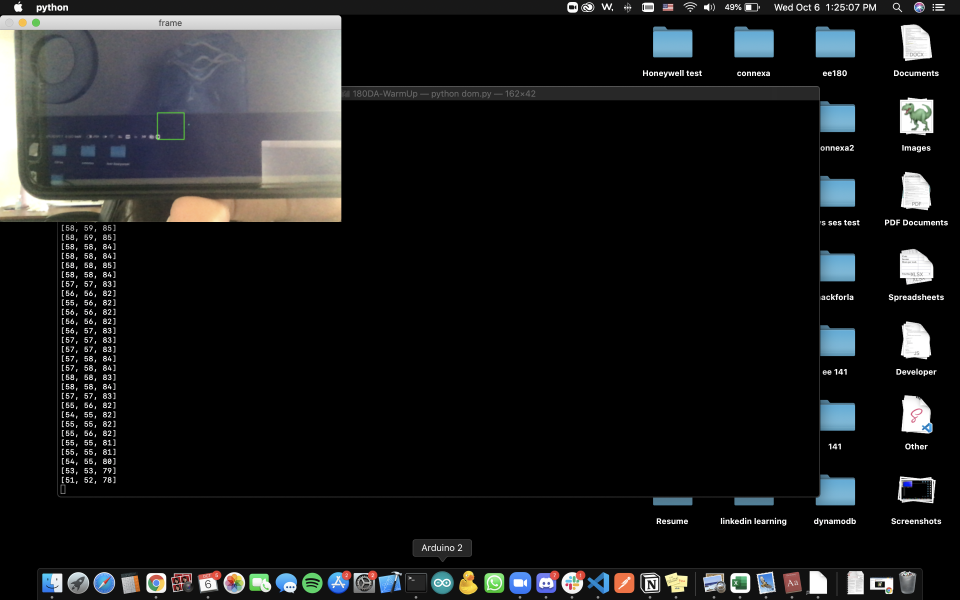
#> input picture pic1.png, 2880 x 1800 px, given in place of the camera (shown at 1/3 size)
$ python object.py
#> lines starting #> are read from the running program, lines starting #| are printed output that depends on the picture; after the words box and inside, x2 and y2 are one past the last pixel; in counts of white or black regions, pixels touching at a corner belong together
#> further down, frame is the input picture: shape (1800, 2880, 3); mean B, G, R 28.1, 27.6, 26.6
'''
Source:
https://docs.opencv.org/3.0-beta/doc/py_tutorials/py_gui/py_video_display/py_video_display.html
https://docs.opencv.org/3.4.15/da/d97/tutorial_threshold_inRange.html
https://stackoverflow.com/questions/47574173/how-can-i-draw-a-rectangle-around-a-colored-object-in-open-cv-python

'''

import cv2
import numpy as np
cap = cv2.VideoCapture(0)
def rescale_frame(frame, percent=75):
#> called with percent = 40
    width = int(frame.shape[1] * percent/ 100)
#> width = 1152
    height = int(frame.shape[0] * percent/ 100)
#> height = 720
    dim = (width, height)
#> dim = (1152, 720)
    return cv2.resize(frame, dim, interpolation =cv2.INTER_AREA)
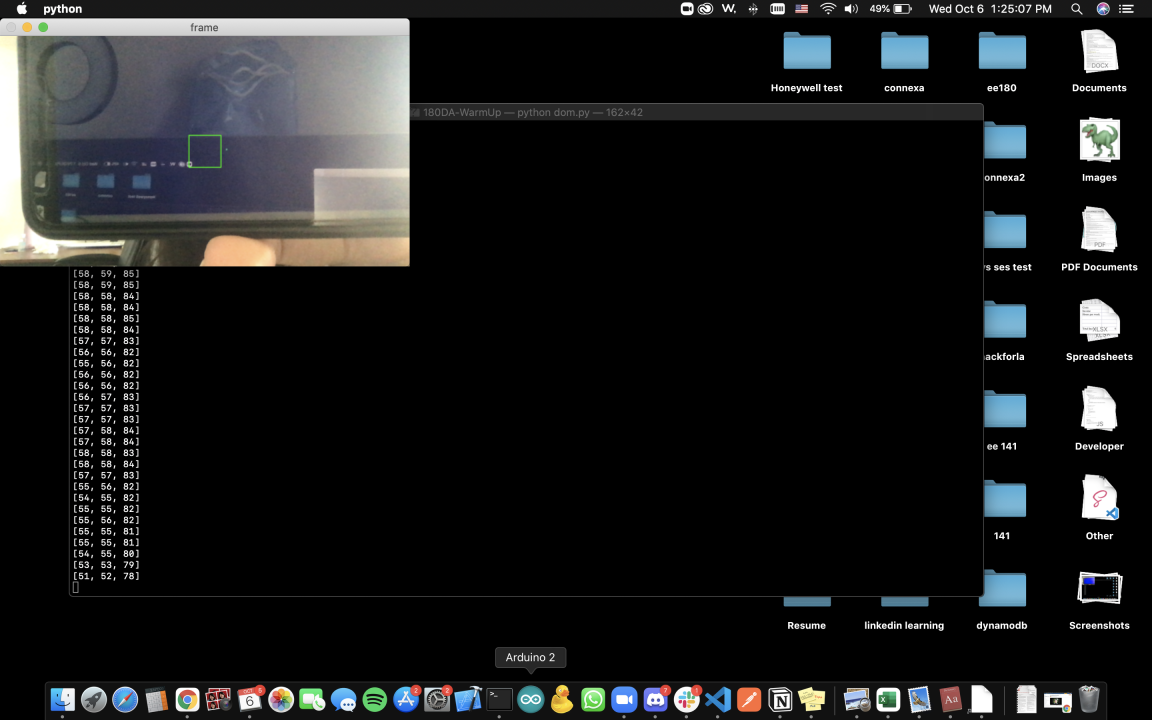
#> returned value: shape (720, 1152, 3); mean of channels 0, 1, 2 28.1, 27.5, 26.5; drawn as B, G, R
while(1):
    _, frame = cap.read()
    frame = rescale_frame(frame, percent=40)
    hsv = cv2.cvtColor(frame, cv2.COLOR_BGR2HSV)
#> hsv: shape (720, 1152, 3); mean H, S, V 13.3, 9.4, 30
    lower_blue = np.array([110,50,50])
    upper_blue = np.array([130,255,255])
    lower_blue = np.array([115,200,100])
    upper_blue = np.array([125,255,150])
    mask = cv2.inRange(hsv, lower_blue, upper_blue)
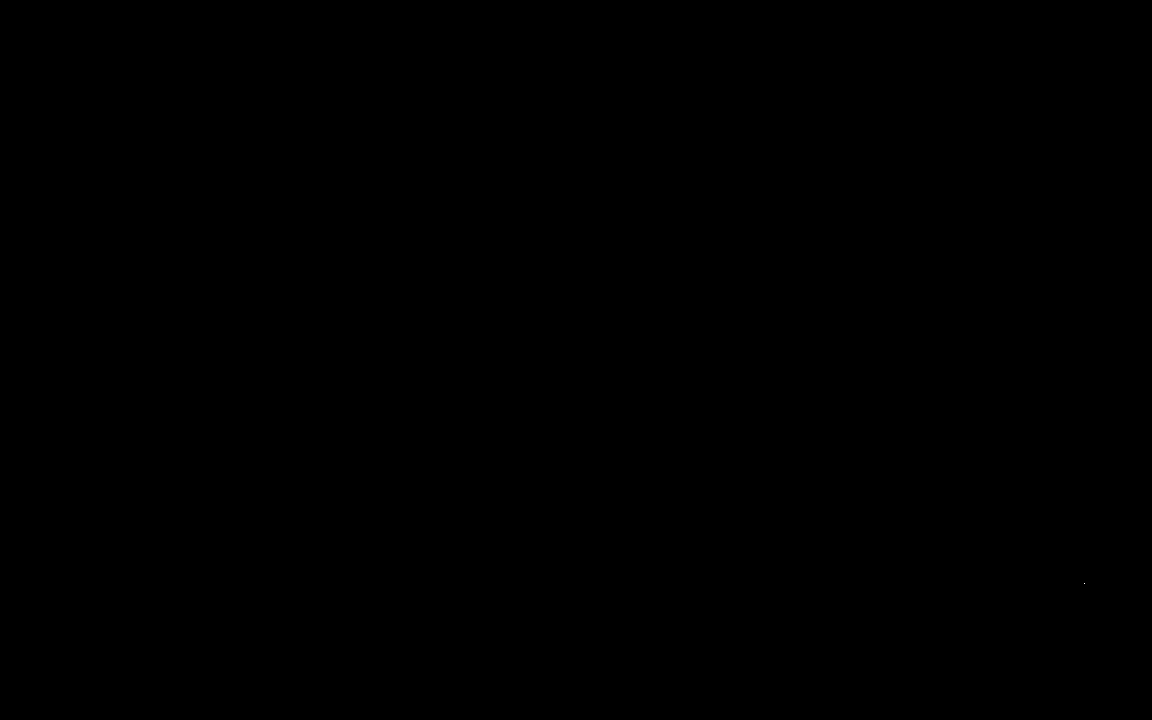
#> mask: shape (720, 1152); 0% white in thin lines or dots, all inside (x1, y1, x2, y2) = (1084, 583, 1085, 584)
    lower_bound = np.array([90,0,0])
    upper_bound = np.array([255,60,60])
    mask = cv2.inRange(frame, lower_bound, upper_bound)
#> mask: shape (720, 1152); 0.01% white; 30 white regions (29 under 20 px)
    contours, hierarchy = cv2.findContours(mask, cv2.RETR_EXTERNAL, cv2.CHAIN_APPROX_NONE)
#> contours = 30 contours, 29 with area under 20; largest, box (x1, y1, x2, y2) and area: (1084, 578, 1093, 584) 36
    cv2.drawContours(frame, contours, -1, (0, 255, 0), 3)
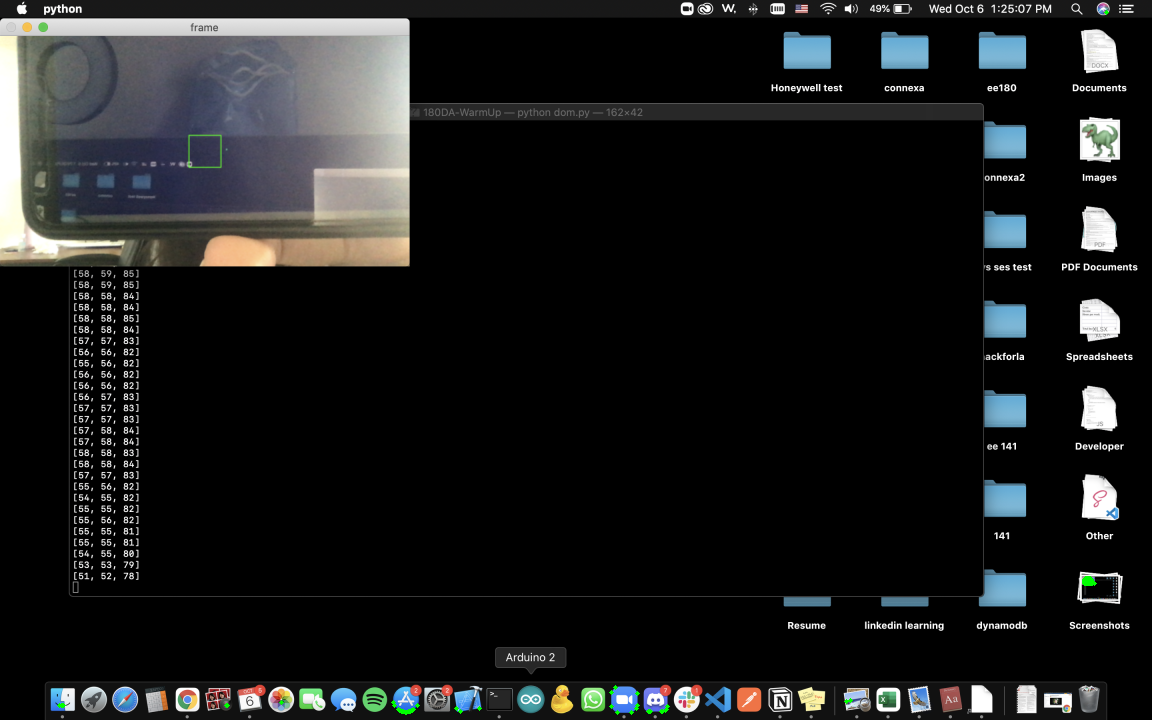
#> frame: shape (720, 1152, 3); 0.07% of pixels changed, all inside (x1, y1, x2, y2) = (57, 10, 1109, 715)
    cnt = contours[0]
#> cnt = [[631, 712]]
    x,y,w,h = cv2.boundingRect(cnt)
#> x = 631; y = 712; w = 1; h = 1
    cv2.rectangle(frame,(x,y),(x+w,y+h),(0,255,0),2)
#> frame: shape (720, 1152, 3); under 0.01% of pixels changed, all inside (x1, y1, x2, y2) = (632, 713, 634, 715)
    cv2.imshow('frame',frame)
    k = cv2.waitKey(5) & 0xFF
#> (key Esc is pressed here)
    if k == 27:
        break
cv2.destroyAllWindows()
